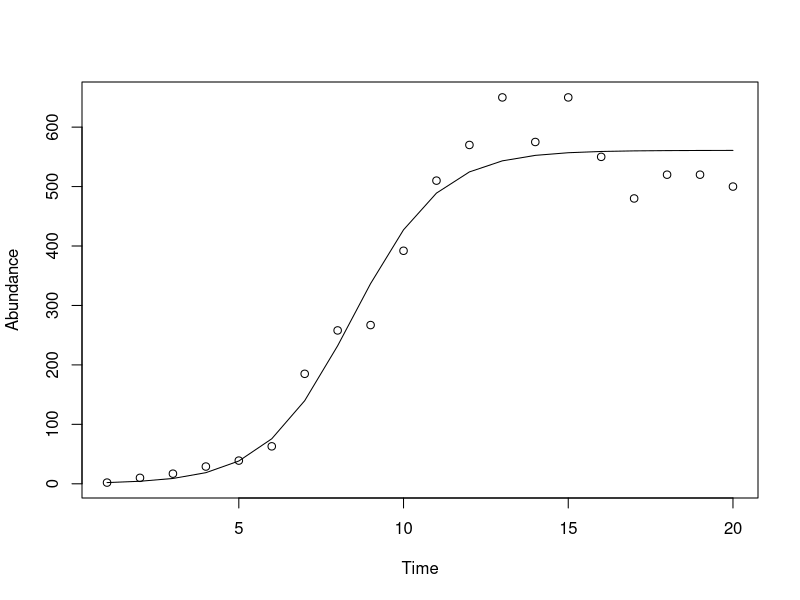

Source code (R):
# class 4: data-fitting to a continuous-time model
# here we'll fit the paramecium data to a logistic model, then you'll fit the competition paramters

# make sure the library is loaded
library(deSolve) # loads the ODE numerical integration package

# the approach: minimize square deviations
# run the logistic model under a given r and K, find the squared deviations from the data
# use optim to find the least squared deviation

# so we need the logistic model ready to run with lsoda:
logInt = function(t, n, parms) {
	with(as.list(parms), { # extract parameters from parms vector
		dn = r*n*(K-n)/K # logistic dn/dt
		return(list(dn)) # return dn/dt as a list
		})
	}

# plus a function to find the square deviations
logIntMin = function(parms) {
	out = as.data.frame(lsoda(n0, times, logInt, parms)) # run ode
	mse = mean((out$n-nTrue)^2) # calculate mean squared error between simulated and original data
	return(mse) # return mean squared error
	}

# parameters and data
nTrue = as.matrix(read.table("paramecium1.txt")) # actual data
n0 = c(n=nTrue[1]) # initial population size - us first data point, make sure to label
tf = length(nTrue) # time
times = 1:tf # vector of times to run over
rguess = 1 # guess for growth rate
Kguess = 500 # guess for carrying capacity
parms0 = c(r=rguess, K=Kguess)

# find fit and run simulations
optimOut = optim(parms0, logIntMin) # give optim initial guess and function
parms = optimOut$par # extract parameters
nSim = as.data.frame(lsoda(n0,times,logInt,parms)) # run ode to get simulated population

# plot results - actual and simulated data
plot(times, nTrue, type="p", xlab="Time", ylab="Abundance")
lines(nSim$time, nSim$n)

# task: fitting paramecium data to Lotka-Volterra competition model
# you get r's and K's - this is in the "parameciumrk.txt" file - laoding this under the default for read.table will lead to column names V1, V2, etc. so the evnetual labels for the r's and K's will be r.V1, r.V2, etc.; same for n's
# you'll have to find the alpha's to the data in the "paramecium2.txt" file
# note that this means you have to reconstruct the parameters vector within optim - start with parmsrk=r and K, then do parms = c(parmsrk, a=a) to add a's within minimizing function
